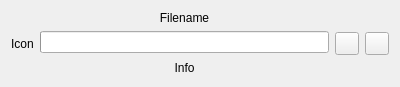
<?xml version="1.0" encoding="UTF-8"?>
<ui version="4.0">
 <class>DownloadItem</class>
 <widget class="QWidget" name="DownloadItem">
  <property name="geometry">
   <rect>
    <x>0</x>
    <y>0</y>
    <width>400</width>
    <height>87</height>
   </rect>
  </property>
  <property name="sizePolicy">
   <sizepolicy hsizetype="Preferred" vsizetype="Expanding">
    <horstretch>0</horstretch>
    <verstretch>0</verstretch>
   </sizepolicy>
  </property>
  <property name="windowTitle">
   <string/>
  </property>
  <layout class="QHBoxLayout" name="horizontalLayout">
   <item>
    <widget class="QLabel" name="fileIcon">
     <property name="text">
      <string>Icon</string>
     </property>
    </widget>
   </item>
   <item>
    <layout class="QVBoxLayout" name="verticalLayout">
     <item>
      <widget class="QLabel" name="filenameLabel">
       <property name="sizePolicy">
        <sizepolicy hsizetype="Expanding" vsizetype="Preferred">
         <horstretch>0</horstretch>
         <verstretch>0</verstretch>
        </sizepolicy>
       </property>
       <property name="text">
        <string>Filename</string>
       </property>
       <property name="alignment">
        <set>Qt::AlignCenter</set>
       </property>
       <property name="wordWrap">
        <bool>true</bool>
       </property>
      </widget>
     </item>
     <item>
      <widget class="QProgressBar" name="progressBar"/>
     </item>
     <item>
      <widget class="QLabel" name="infoLabel">
       <property name="sizePolicy">
        <sizepolicy hsizetype="Expanding" vsizetype="Expanding">
         <horstretch>0</horstretch>
         <verstretch>0</verstretch>
        </sizepolicy>
       </property>
       <property name="text">
        <string notr="true">Info</string>
       </property>
       <property name="alignment">
        <set>Qt::AlignCenter</set>
       </property>
       <property name="wordWrap">
        <bool>true</bool>
       </property>
      </widget>
     </item>
    </layout>
   </item>
   <item>
    <widget class="QToolButton" name="stopButton">
     <property name="toolTip">
      <string>Press to cancel the download</string>
     </property>
     <property name="text">
      <string/>
     </property>
    </widget>
   </item>
   <item>
    <widget class="QToolButton" name="openButton">
     <property name="toolTip">
      <string>Press to open the downloaded file</string>
     </property>
     <property name="text">
      <string/>
     </property>
    </widget>
   </item>
  </layout>
 </widget>
 <tabstops>
  <tabstop>stopButton</tabstop>
  <tabstop>openButton</tabstop>
 </tabstops>
 <resources/>
 <connections/>
</ui>
